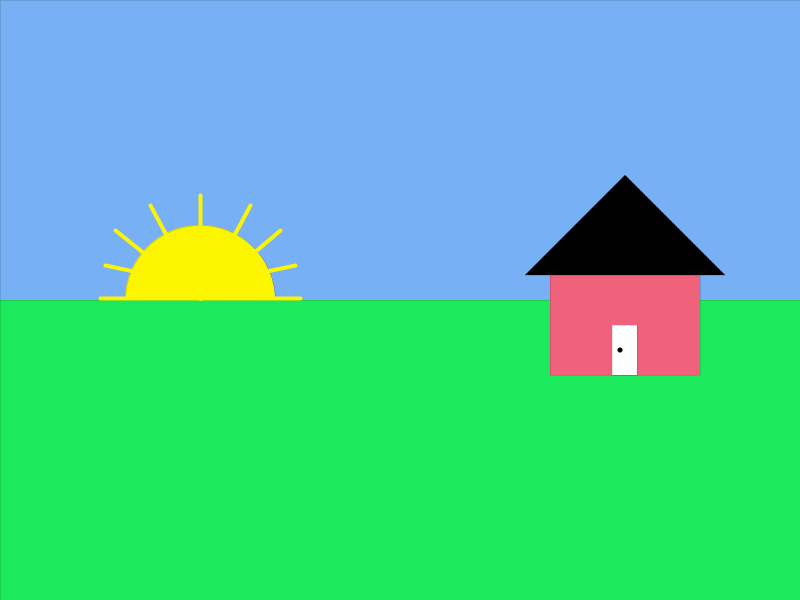
Frame 1 (no input)
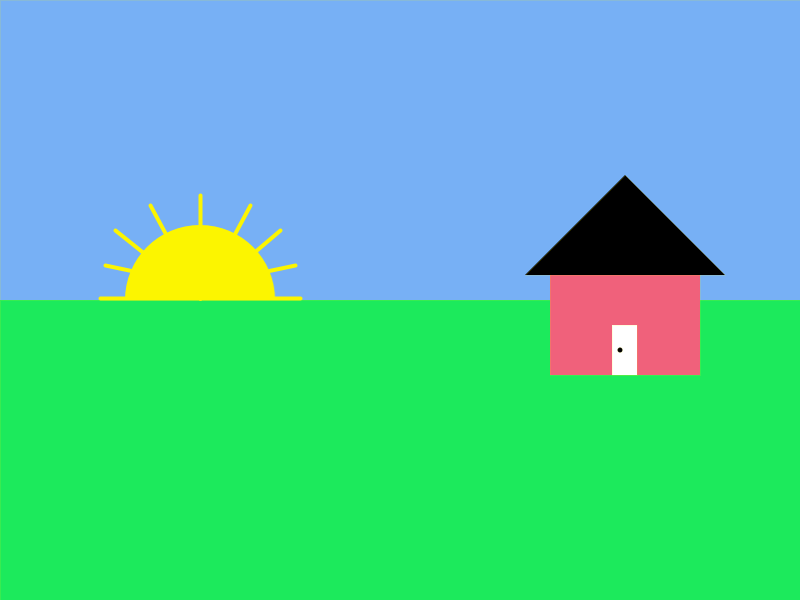
Frame 60 (the mouse pressed at the canvas centre just before this capture)
Frame 120 (the mouse held since frame 60 and released just before this capture): identical to frame 60, image omitted

The Processing sketch that drew these frames (run headless with seeded random() and noise(); from frame 60 on, the mouse is pressed at the canvas centre):

// Processing sketch: Exercise_1_Michael
// ── Exercise_1_Michael.pde
// Michael Lam
// March 7, 2018
// A beautiful scenery, minus the sun.

void setup() {
 size(800, 600);
}

void draw(){
  // Removes stroke lines
  strokeWeight(0);
  // Sky
  fill(119, 176, 245);
  rect(0, 0, 800, 300);
  // Sun
  fill(252, 245, 0);
  ellipse(200, 300, 150, 150);
  // Grass
  fill(28, 234, 92);
  rect(0, 300, 800, 300);
  // House
  fill(240, 97, 123);
  rect(550, 250, 150, 125);
  // Door
  fill(255, 255, 255);
  rect(612, 325, 25, 50);
  // Doorknob
  fill(0);
  ellipse(620, 350, 5, 5);
  // Roof
  fill(0);
  triangle(625, 175, 525, 275, 725, 275);
  // Sun lines
  stroke(252, 245, 0);
  strokeWeight(4);
  line(100, 298, 300, 298);
  line(200, 195, 200, 298);
  line(150, 205, 200, 298);
  line(250, 205, 200, 298);
  line(115, 230, 200, 298);
  line(280, 230, 200, 298);
  line(105, 265, 200, 285);
  line(295, 265, 200, 285);
}
